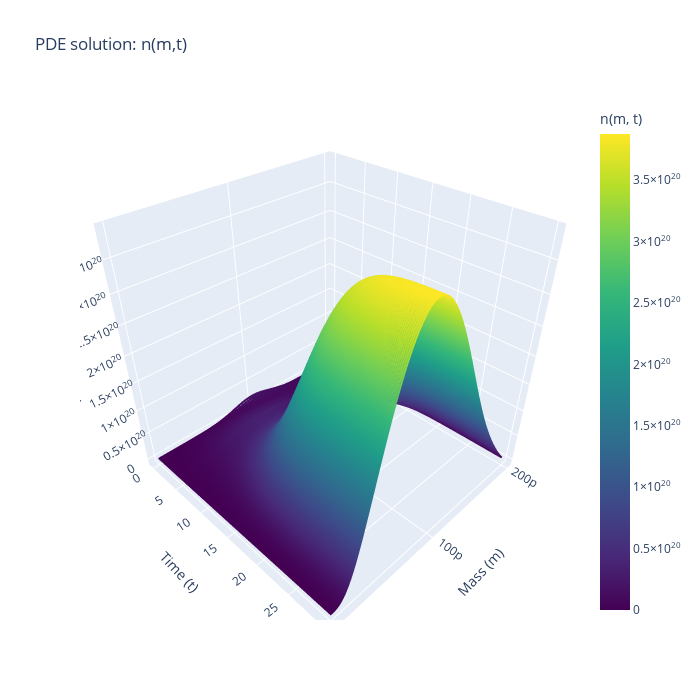
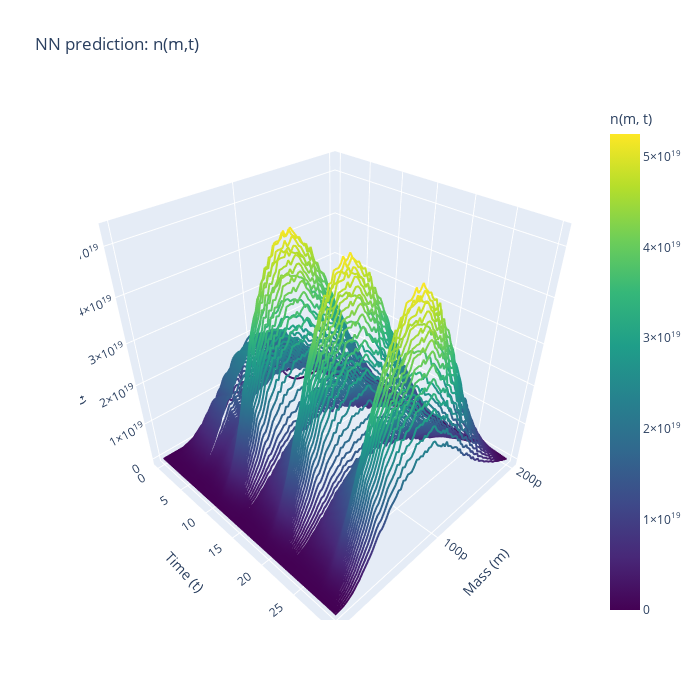

Here is the notebook cell these charts were saved with, in order:
### Code cell
torch.save(model.state_dict(), 'FILM_NN_integrodiff_normalized.pth')
# state_dict = torch.load(r"classicNN_integrodiff_normalized_(102x128x256x256x128 x101)4000epoch_3e-5loss.pth")
# model.load_state_dict(state_dict)
#setting up a validation set: 
def D_func_step_val(t,i=None):
    return np.where(t < 5, 0, 0.3)

def D_func_sin_val(t,i=None):
    return np.sin(t)/2.5+0.4
U_val=D_func_step_val(t=t_eval)

n0_val= shifted_gaussian(m,0.5*m_max,0.1*m_max)*0.1      #2 gramms of biomass at the start
S0=1
y0 = np.concatenate([n0_val, [S0]])

PDE= partial(
            population_system,
            m=m,
            P=P,
            delta_m=delta_m,
            se=se,
            minimal_division_mass=minimal_division_mass,
            D_func=D_func_step_val,
            i=None
        )

sol_val= solve_ivp(PDE, t_span, y0, t_eval=t_eval, method='RK45')
N_pde=sol_val.y[:-1,:]
S_pde=sol_val.y[-1,:]

"""now for the simulation with the NN-->first i need to normalize the initial datapoint-->NN-->denormalize """
def rollout(model, n0, s0, u_seq, steps, X_mean, X_std, Y_mean, Y_std):
    """
    model: trained NN mapping [n(t), s(t), u(t)] -> [n(t+1), s(t+1)]
    n0:    (M,) initial distribution
    s0:    scalar initial substrate
    u_seq: (steps,) sequence of inputs u(t), u(t+1), ...
    steps: number of forward steps to simulate
    returns:
        N: (M, steps+1) with columns n(0)..n(steps)
        S: (steps+1,) with s(0)..s(steps)
    """
    model.eval()
  

    M = n0.shape[0]
    N = np.zeros((M, steps+1), dtype=np.float32)
    S = np.zeros((steps+1,), dtype=np.float32)
    N[:, 0] = n0
    S[0] = s0

    for t in range(steps):
        x_raw = np.concatenate([N[:, t], [S[t], u_seq[t]]])  # shape (M+2,)
        x_norm = (x_raw - X_mean) / X_std

        x_tensor = torch.tensor(x_norm, dtype=torch.float32).unsqueeze(0)  # (1, M+2)
        y_norm = model(x_tensor)[0].detach().numpy()  # (M+1,)

        y_raw = y_norm * Y_std + Y_mean      # de-normalize
        N[:, t+1] = y_raw[:M]
        S[t+1] = y_raw[M]

    return N, S

N_nn, S_nn = rollout(model, n0_val, s0=S0, u_seq=U_val, steps=len(U_val)-1,X_mean=X_mean, X_std=X_std, Y_mean=Y_mean, Y_std=Y_std)

def plot_spaghetti(m, t, N, title="", step=2, colorscale='Viridis'):
    """
    Create a 3D spaghetti plot for n(m, t).
    
    Parameters
    ----------
    m : 1D array
        Mass values.
    t : 1D array
        Time values.
    N : 2D array, shape (len(m), len(t))
        n(m, t) data.
    title : str
        Plot title.
    step : int
        Time index step for subsampling curves.
    colorscale : str
        Plotly colorscale name.
    """
    # Meshgrid
    T, M_ = np.meshgrid(t, m)
    
    # Shared color range
    cmin, cmax = N.min(), N.max()
    
    # Subsample time slices
    time_idxs = np.arange(0, N.shape[1], step)
    
    traces = []
    for i, k in enumerate(time_idxs):
        traces.append(
            go.Scatter3d(
                x=M_[:, k],
                y=T[:, k],
                z=N[:, k],
                mode='lines',
                showlegend=False,
                line=dict(
                    color=N[:, k],
                    colorscale=colorscale,
                    cmin=cmin,
                    cmax=cmax,
                    width=4,
                    showscale=(i == 0),
                    colorbar=dict(title='n(m, t)') if i == 0 else None
                )
            )
        )

    fig = go.Figure(traces)
    fig.update_layout(
        title=title,
        scene=dict(
            xaxis=dict(title='Mass (m)',
                       autorange="reversed"),
            yaxis=dict(title='Time (t)'),
            zaxis=dict(title='n(m, t)')
        ),
        width=700,
        height=700
    )
    fig.show()



plot_spaghetti(m, t_eval, N_pde, title="PDE solution: n(m,t)", step=2)
plot_spaghetti(m, t_eval, N_nn[:, :len(t_eval)], title="NN prediction: n(m,t)", step=2)

# --- Biomass & substrate over time (NN vs PDE) ---
# Biomass = sum(n_i(t) * m_i * delta_m)
biomass_pde = (N_pde * m[:, None]).sum(axis=0) * delta_m
biomass_nn  = (N_nn  * m[:, None]).sum(axis=0) * delta_m

fig, axes = plt.subplots(1, 2, figsize=(12, 4))  # 1 row, 2 columns

# --- First subplot: Biomass ---
axes[0].plot(sol_val.t[:len(biomass_pde)], biomass_pde, label='biomass (PDE)')
axes[0].plot(t_eval, biomass_nn, '--', label='biomass (NN)')
axes[0].set_xlabel('time')
axes[0].set_ylabel('biomass')
axes[0].legend()
axes[0].grid(True)

# --- Second subplot: Substrate & Dilution rate ---
axes[1].plot(sol_val.t[:len(S_pde)], S_pde, label='substrate (PDE)')
axes[1].plot(t_eval, S_nn, '--', label='substrate (NN)')
axes[1].plot(t_eval, U_val, label="Dilution rate")
axes[1].set_xlabel('time')
axes[1].set_ylabel('value')
axes[1].legend(loc='best')
axes[1].grid(True)

plt.tight_layout()
plt.show()
